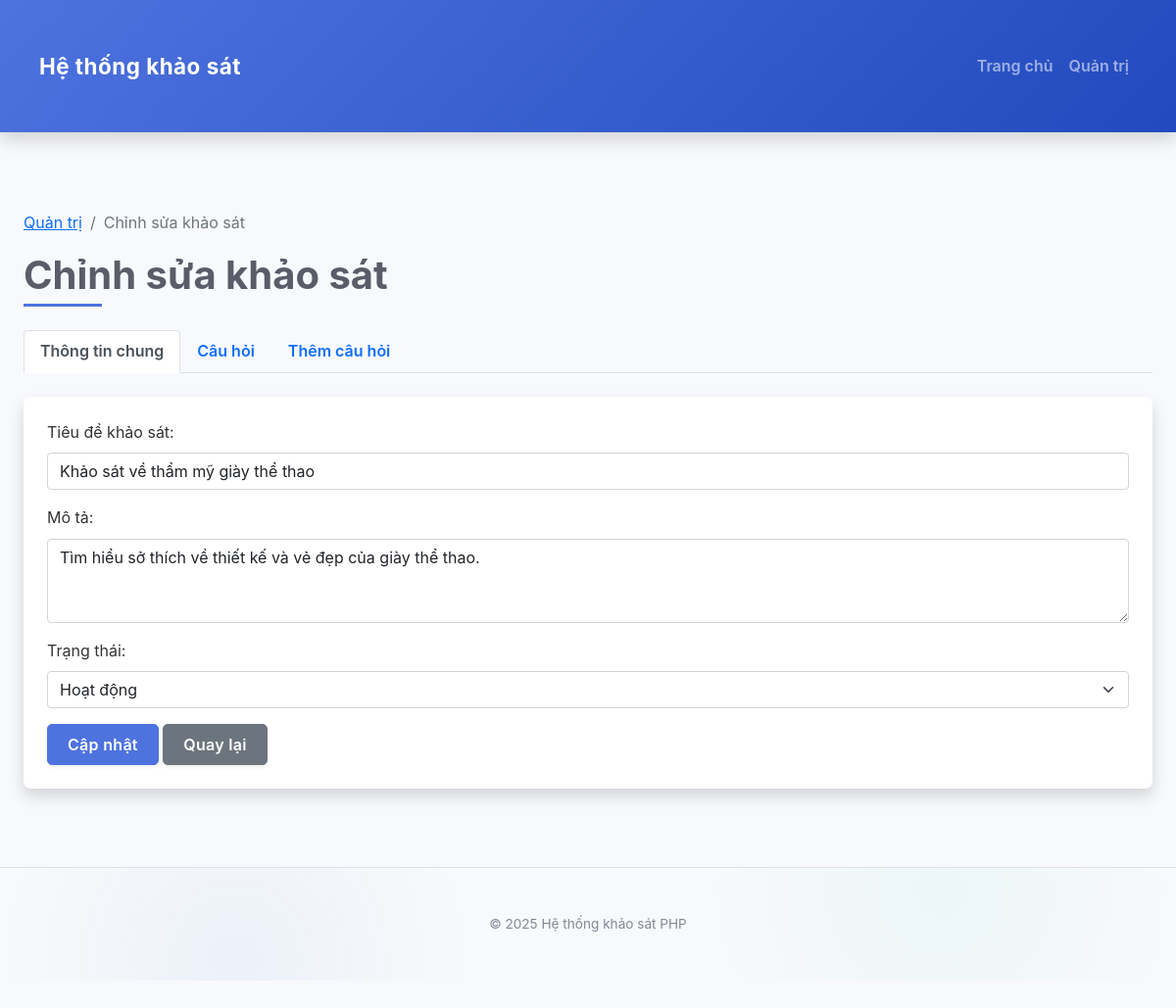
The app's page /admin/edit_survey.php?id=4 (signed in) with its own data.
### tables this page shows
CREATE TABLE `surveys` (
  `id` int(11) NOT NULL,
  `title` varchar(255) NOT NULL,
  `description` text DEFAULT NULL,
  `status` enum('active','inactive') DEFAULT 'active',
  `created_at` timestamp NOT NULL DEFAULT current_timestamp()
);

### admin/edit_survey.php (the view, shortened to what this page needs)
<?php
require_once "../config/db.php";
$survey_id = isset($_GET['id']) ? intval($_GET['id']) : 0;
$survey_sql = "SELECT * FROM surveys WHERE id = ?";
$stmt = mysqli_prepare($conn, $survey_sql);
mysqli_stmt_bind_param($stmt, "i", $survey_id);
mysqli_stmt_execute($stmt);
$survey_result = mysqli_stmt_get_result($stmt);
$survey = mysqli_fetch_assoc($survey_result);
?>
<!DOCTYPE html>
<html lang="vi">
<head>
    <link href="https://cdn.jsdelivr.net/npm/bootstrap@5.1.3/dist/css/bootstrap.min.css" rel="stylesheet">
    <link href="../assets/css/style.css" rel="stylesheet">
</head>
<body>
    <nav class="navbar navbar-expand-lg navbar-dark bg-primary">
        <div class="container">
            <a class="navbar-brand" href="../index.php">Hệ thống khảo sát</a>
            <div class="collapse navbar-collapse" id="navbarNav">
                <ul class="navbar-nav ms-auto">
                    <li class="nav-item">
                        <a class="nav-link" href="../index.php">Trang chủ</a>
                    </li>
                    <li class="nav-item">
                        <a class="nav-link" href="index.php">Quản trị</a>
                    </li>
                </ul>
            </div>
        </div>
    </nav>
    <div class="container mt-5">
        <nav aria-label="breadcrumb">
            <ol class="breadcrumb">
                <li class="breadcrumb-item"><a href="index.php">Quản trị</a></li>
                <li class="breadcrumb-item active">Chỉnh sửa khảo sát</li>
            </ol>
        </nav>
        <h1 class="mb-4">Chỉnh sửa khảo sát</h1>
        <ul class="nav nav-tabs mb-4" id="surveyTab" role="tablist">
            <li class="nav-item" role="presentation">
                <button class="nav-link active" id="info-tab" data-bs-toggle="tab" data-bs-target="#info" type="button" role="tab">Thông tin chung</button>
            </li>
            <li class="nav-item" role="presentation">
                <button class="nav-link" id="questions-tab" data-bs-toggle="tab" data-bs-target="#questions" type="button" role="tab">Câu hỏi</button>
            </li>
            <li class="nav-item" role="presentation">
                <button class="nav-link" id="add-question-tab" data-bs-toggle="tab" data-bs-target="#add-question" type="button" role="tab">Thêm câu hỏi</button>
            </li>
        </ul>
        <div class="tab-content" id="surveyTabContent">
            <div class="tab-pane fade show active" id="info" role="tabpanel" aria-labelledby="info-tab">
                <div class="card">
                    <div class="card-body">
                        <form method="post" action="">
                            <div class="mb-3">
                                <label for="title" class="form-label">Tiêu đề khảo sát:</label>
                                <input type="text" class="form-control" id="title" name="title" value="<?php echo htmlspecialchars($survey['title']); ?>" required>
                            </div>
                            <div class="mb-3">
                                <label for="description" class="form-label">Mô tả:</label>
                                <textarea class="form-control" id="description" name="description" rows="3"><?php echo htmlspecialchars($survey['description']); ?></textarea>
                            </div>
                            <div class="mb-3">
                                <label for="status" class="form-label">Trạng thái:</label>
                                <select class="form-select" id="status" name="status">
                                    <option value="active" <?php echo $survey['status'] == 'active' ? 'selected' : ''; ?>>Hoạt động</option>
                                </select>
                            </div>
                            <button type="submit" name="update_survey" class="btn btn-primary">Cập nhật</button>
                            <a href="index.php" class="btn btn-secondary">Quay lại</a>
                        </form>
                    </div>
                </div>
            </div>
        </div>
    </div>
    <footer class="mt-5 py-3 bg-light text-center">
        <div class="container">
            <p class="mb-0">&copy; <?php echo date('Y'); ?> Hệ thống khảo sát PHP</p>
        </div>
    </footer>
</body>
</html>

### assets/css/style.css (style rules this page uses)
:root { --primary-color: #4e73df; --primary-hover: #375bca; --secondary-color: #858796; --success-color: #1cc88a; --info-color: #36b9cc; --warning-color: #f6c23e; --danger-color: #e74a3b; --light-color: #f8f9fc; --dark-color: #5a5c69; --body-bg: #f8f9fc; --shadow-sm: 0 .125rem .25rem rgba(0, 0, 0, .075); --shadow: 0 .5rem 1rem rgba(0, 0, 0, .15); --shadow-lg: 0 1rem 3rem rgba(0, 0, 0, .175); --card-border: 1px solid rgba(0, 0, 0, .125); }
body { background-color: var(--body-bg); font-family: 'Nunito', -apple-system, BlinkMacSystemFont, "Segoe UI", Roboto, "Helvetica Neue", Arial, sans-serif; font-size: 1rem; color: #333; line-height: 1.6; position: relative; min-height: 100vh; display: flex; flex-direction: column; padding-bottom: 60px; }
.navbar { box-shadow: var(--shadow); background: linear-gradient(135deg, var(--primary-color), #224abe) !important; padding: 0.8rem 1rem; }
.navbar-brand { font-size: 1.4rem; font-weight: 700; letter-spacing: 0.5px; transition: transform 0.3s ease; }
.nav-link { font-weight: 600; padding: 0.5rem 1rem; transition: all 0.3s ease; position: relative; }
.nav-link::after { content: ''; position: absolute; width: 0; height: 2px; bottom: 0; left: 50%; background-color: #fff; transition: all 0.3s ease; }
.nav-link:hover::after,.nav-link.active::after { width: 80%; left: 10%; }
.container { padding: 2rem 1.5rem; max-width: 1200px; }
h1 { font-weight: 700; color: var(--dark-color); position: relative; padding-bottom: 0.5rem; }
h1::after { content: ''; position: absolute; left: 0; bottom: 0; height: 3px; width: 80px; background: var(--primary-color); }
.btn { border-radius: 5px; font-weight: 600; padding: 0.5rem 1.25rem; transition: all 0.3s ease; letter-spacing: 0.3px; box-shadow: var(--shadow-sm); }
.btn-primary { background-color: var(--primary-color); border-color: var(--primary-color); }
.card { border: none; border-radius: 8px; box-shadow: var(--shadow); transition: all 0.3s ease; overflow: hidden; }
.card-body { padding: 1.5rem; }
footer { background-color: #f1f3f5; border-top: 1px solid #dee2e6; padding: 1rem 0; text-align: center; font-size: 0.85rem; color: var(--secondary-color); margin-top: auto; position: relative; overflow: hidden; line-height: 1.4; }
footer::before { content: ''; position: absolute; top: -5px; left: 0; width: 100%; height: 5px; background: linear-gradient(90deg, transparent, rgba(13, 110, 253, 0.1), transparent); pointer-events: none; }
footer::after { content: ''; position: absolute; top: 0; left: 0; width: 100%; height: 100%; background-image: radial-gradient(circle at 20% 80%, rgba(13, 110, 253, 0.05) 0%, transparent 25%), radial-gradient(circle at 80% 20%, rgba(13, 202, 240, 0.05) 0%, transparent 25%); z-index: 0; pointer-events: none; }
footer p { margin: 0; position: relative; z-index: 1; }
.card, .btn, .navbar-brand { animation: fadeIn 0.6s ease-out; }

### records on screen
surveys: title "Khảo sát về thẩm mỹ giày thể thao", description "Tìm hiểu sở thích về thiết kế và vẻ đẹp của giày thể thao.", status "Hoạt động"
